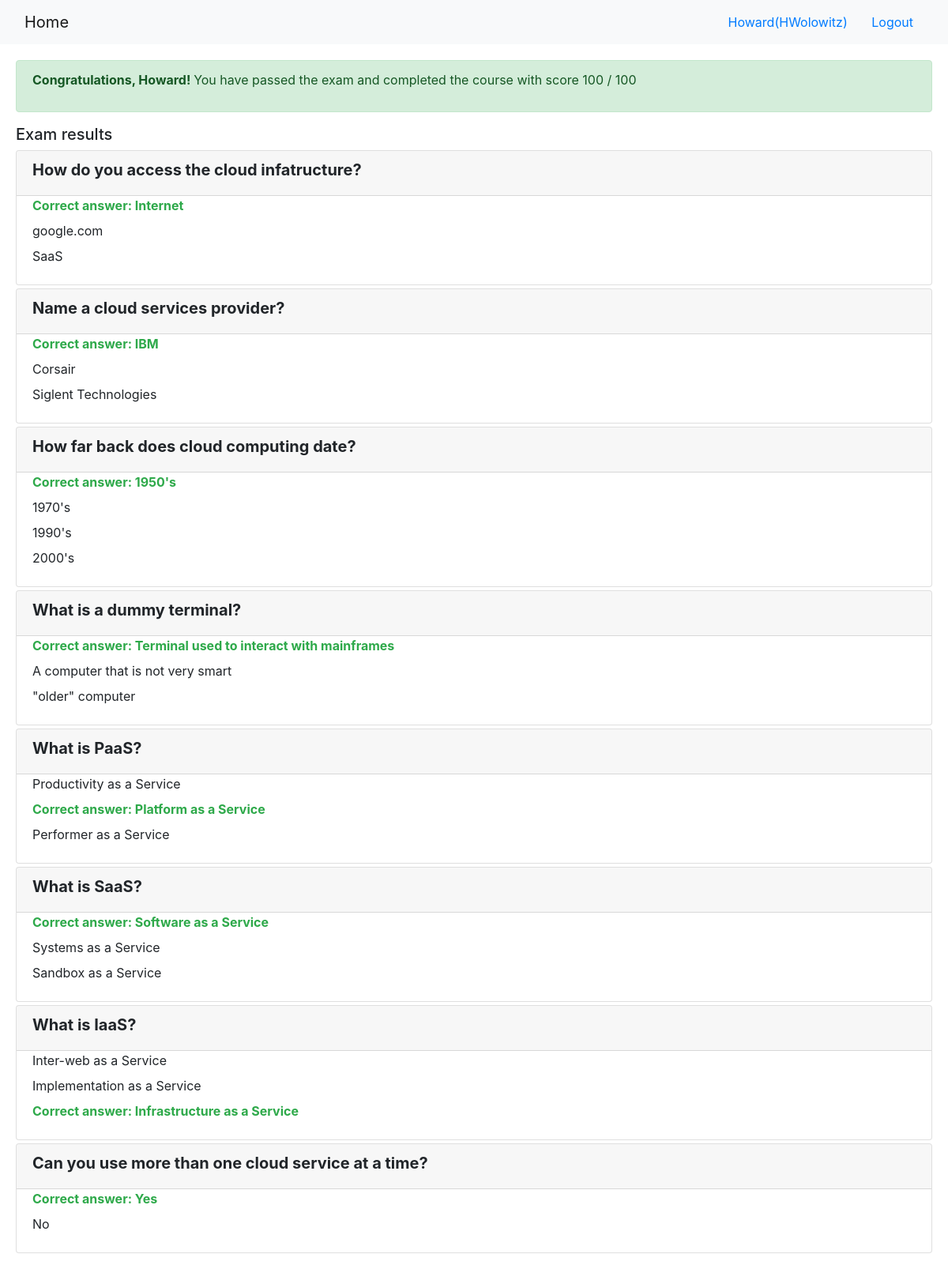
The page /onlinecourse/course/1/submission/1/result/ (signed in) on the database its author committed.
### onlinecourse/models.py (models this page shows, shortened)
class Question(models.Model):
    lesson_id = models.ForeignKey(Lesson, on_delete=models.CASCADE)
    question_text = models.TextField()
    grade = models.IntegerField()

class Choice(models.Model):
    question_id = models.ForeignKey(Question, on_delete=models.CASCADE)
    choice_text = models.TextField()
    is_correct = models.BooleanField()

### onlinecourse/views.py (the view)
# urls.py: path('course/<int:course_id>/submission/<int:submission_id>/result/', views.show_exam_result, name = 'show_exam_result'),
def show_exam_result(request, course_id, submission_id):
    context = {}
    course = Course.objects.get(id = course_id)
    submit = Submission.objects.get(id = submission_id)
    selected = Submission.objects.filter(id = submission_id).values_list('choices',flat = True)
    score = 0
    for i in submit.choices.all().filter(is_correct=True).values_list('question_id'):
        score += Question.objects.filter(id=i[0]).first().grade
    context['selected'] = selected
    context['grade'] = score
    context['course'] = course
    return  render(request, 'onlinecourse/exam_result_bootstrap.html', context)

### onlinecourse/templates/onlinecourse/exam_result_bootstrap.html (shortened to what this page needs)
<!DOCTYPE html>
<html lang="en">
<head>
    {% load static %}
    <link rel="stylesheet" href="https://maxcdn.bootstrapcdn.com/bootstrap/4.5.2/css/bootstrap.min.css">
</head>
<body>
 <nav class="navbar navbar-light bg-light">
    <div class="container-fluid">
        <div class="navbar-header">
              <a class="navbar-brand" href="{% url 'onlinecourse:index' %}">Home</a>
        </div>
        <ul class="nav navbar-nav navbar-right">
            {% if user.is_authenticated %}
            <li>
                <a class="btn btn-link" href="#">{{ user.first_name }}({{ user.username }})</a>
                <a class="btn btn-link" href="{% url 'onlinecourse:logout' %}">Logout</a>
            </li>
            {% endif %}
        </ul>
    </div>
</nav>
<div class="container-fluid" style='padding: 20px;'>
    {% if grade > 80 %}
    <div class="alert alert-success">
        <p><b>Congratulations, {{user.first_name}}! </b>You have passed the exam and completed the course with score {{grade}} / 100</p>
    </div>
        {% else %}
        <div class="alert alert-danger">
            <p><b>Failed. </b>Sorry, {{user.first_name}}! You have failed the exam with score {{grade}} / 100</p>
        </div>
        <a class="btn btn-link text-danger" href="{% url 'onlinecourse:course_details' course.id %}">Re-test</a>
        {% endif %}
        <div class="card-columns-vertical mt-1">
        <h5 class="">Exam results</h5>
            {% for lesson in course.lesson_set.all %}
            {% for question in lesson.question_set.all %}
            <div class="card mt-1">
                <div class="card-header"><h5 style="font-weight:bold">{{ question.question_text}}</h5></div>
                <div class="form-group">
                    {% for choice in question.choice_set.all %}
                    <div class="form-check">
                        {% if choice.id in selected %}
                            {% if choice.is_correct == True %}
                                <label style="color:#2ea94a;font-weight:bold">Correct answer: {{choice.choice_text}}</label>
                            {% else %}
                                <label style="color:red;font-weight:bold">Wrong answer: {{choice.choice_text}}</label>
                            {% endif %}
                        {% else %}
                            <label>{{choice.choice_text}}</label>
                        {% endif %}
                    </div>
                    {% endfor %}
                </div>
            </div>
            {% endfor %}
            {% endfor %}
        </div>
    </div>
</body>
</html>

### rows shown on the page
Question: question_text "How do you access the cloud infatructure?"
Choice: choice_text "Internet"
Choice: choice_text "google.com"
Choice: choice_text "SaaS"
Question: question_text "Name a cloud services provider?"
Choice: choice_text "IBM"
Choice: choice_text "Corsair"
Choice: choice_text "Siglent Technologies"
Question: question_text "How far back does cloud computing date?"
Choice: choice_text "1950's"
Choice: choice_text "1970's"
Choice: choice_text "1990's"
Choice: choice_text "2000's"
Question: question_text "What is a dummy terminal?"
Choice: choice_text "Terminal used to interact with mainframes"
Choice: choice_text "A computer that is not very smart"
Choice: choice_text "\"older\" computer"
Question: question_text "What is PaaS?"
Choice: choice_text "Productivity as a Service"
Choice: choice_text "Platform as a Service"
Choice: choice_text "Performer as a Service"
Question: question_text "What is SaaS?"
Choice: choice_text "Software as a Service"
Choice: choice_text "Systems as a Service"
Choice: choice_text "Sandbox as a Service"
Question: question_text "What is IaaS?"
Choice: choice_text "Inter-web as a Service"
Choice: choice_text "Implementation as a Service"
Choice: choice_text "Infrastructure as a Service"
Question: question_text "Can you use more than one cloud service at a time?"
Choice: choice_text "Yes"
Choice: choice_text "No"

### other values the page prints
{{ user.first_name }} "Howard"
{{ user.username }} "HWolowitz"
{{ grade }} "100"
